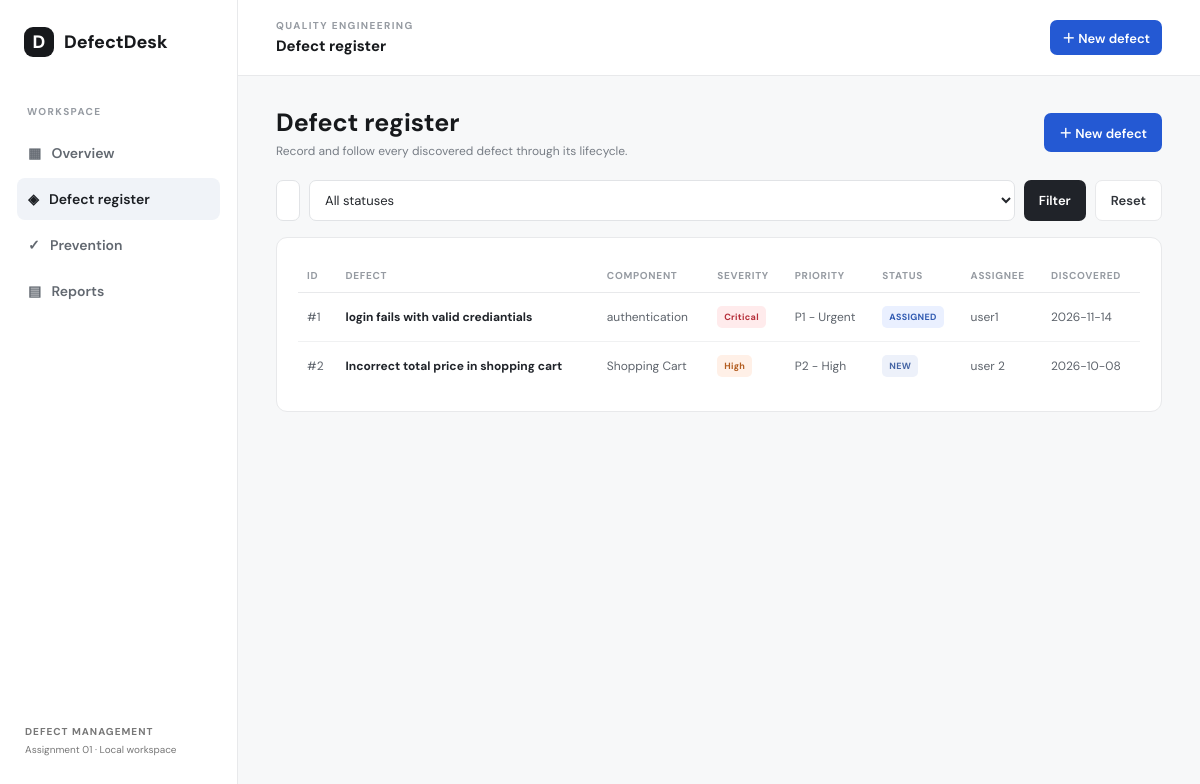
The app's page /defects with its own data.
### tables this page shows
CREATE TABLE defects (
            id INTEGER PRIMARY KEY AUTOINCREMENT,
            title TEXT NOT NULL, description TEXT NOT NULL,
            component TEXT NOT NULL, severity TEXT NOT NULL,
            priority TEXT NOT NULL, status TEXT NOT NULL DEFAULT 'NEW',
            assignee TEXT DEFAULT '', resolution TEXT DEFAULT '',
            discovered_on TEXT NOT NULL, created_at TEXT NOT NULL,
            updated_at TEXT NOT NULL
        );

### app.py (the view)
@app.route('/defects')
def defects():
    status = request.args.get('status','')
    search = request.args.get('q','').strip()
    sql = 'SELECT * FROM defects WHERE 1=1'; args=[]
    if status: sql += ' AND status=?'; args.append(status)
    if search:
        sql += ' AND (title LIKE ? OR component LIKE ? OR assignee LIKE ?)'
        args += [f'%{search}%']*3
    sql += ' ORDER BY updated_at DESC'
    with db() as con: rows=con.execute(sql,args).fetchall()
    return render_template('defects.html', defects=rows, statuses=STATUSES, selected=status, q=search)

### app.py (called while the page is built)
def db():
    con = sqlite3.connect(DB)
    con.row_factory = sqlite3.Row
    con.execute('PRAGMA foreign_keys = ON')
    return con

### templates/defects.html
{% extends 'base.html' %}{% block title %}Defect register · DefectDesk{% endblock %}{% block page_heading %}Defect register{% endblock %}{% block content %}<div class="page-intro"><div><h1>Defect register</h1><p>Record and follow every discovered defect through its lifecycle.</p></div><a class="button primary" href="{{ url_for('new_defect') }}">＋ New defect</a></div><form class="filters" method="get"><input name="q" value="{{ q }}" placeholder="Search title, component or assignee"><select name="status"><option value="">All statuses</option>{% for s in statuses %}<option {{ 'selected' if selected==s else '' }}>{{ s }}</option>{% endfor %}</select><button class="button dark">Filter</button><a class="button ghost" href="{{ url_for('defects') }}">Reset</a></form><div class="panel">{% if defects %}<div class="table-wrap"><table><thead><tr><th>ID</th><th>Defect</th><th>Component</th><th>Severity</th><th>Priority</th><th>Status</th><th>Assignee</th><th>Discovered</th></tr></thead><tbody>{% for d in defects %}<tr><td>#{{ d.id }}</td><td><a class="table-link" href="{{ url_for('defect_detail',defect_id=d.id) }}">{{ d.title }}</a></td><td>{{ d.component }}</td><td><span class="severity {{ d.severity|lower }}">{{ d.severity }}</span></td><td>{{ d.priority }}</td><td><span class="status {{ d.status|lower }}">{{ d.status }}</span></td><td>{{ d.assignee or 'Unassigned' }}</td><td>{{ d.discovered_on }}</td></tr>{% endfor %}</tbody></table></div>{% else %}<div class="empty"><b>No matching defects</b><p>Try another filter or record a new defect.</p></div>{% endif %}</div>{% endblock %}

### static/style.css (style rules this page uses)
:root { --ink:#17191c;--muted:#777d85;--line:#e8e9eb;--paper:#f7f8f9;--blue:#2459d3;--blue2:#eaf0ff;--green:#16845b;--red:#c43d45 }
* { box-sizing:border-box }
body { margin:0;background:var(--paper);color:var(--ink);font:14px 'DM Sans',Arial,sans-serif }
.button { display:inline-flex;align-items:center;justify-content:center;border:0;border-radius:7px;padding:10px 15px;text-decoration:none;font:600 13px 'DM Sans',sans-serif;cursor:pointer }
.primary { background:var(--blue);color:#fff }
.dark { background:#202329;color:#fff }
.ghost { background:#fff;border:1px solid var(--line);color:#30343a }
.stat,.panel { background:#fff;border:1px solid var(--line);border-radius:11px }
.panel { padding:21px;margin-bottom:17px }
.panel-head p,.page-intro p { color:var(--muted);font-size:12px;margin:4px 0 0 }
.table-wrap { overflow-x:auto }
table { width:100%;border-collapse:collapse;white-space:nowrap }
th { text-align:left;font-size:10px;text-transform:uppercase;letter-spacing:.7px;color:#969ba2;font-weight:700;padding:10px 9px;border-bottom:1px solid var(--line) }
td { padding:13px 9px;border-bottom:1px solid #f0f1f2;font-size:12px;color:#5e646c }
tr:last-child td { border-bottom:0 }
.table-link { color:#20242a;text-decoration:none;font-weight:700 }
.status,.severity { display:inline-block;border-radius:5px;padding:5px 7px;font-size:9px;font-weight:700;letter-spacing:.3px;background:#f0f1f3;color:#565d66 }
.status.new { background:#edf1fa;color:#4565a5 }
.status.assigned { background:#eaf0ff;color:#315bb2 }
.severity.critical { background:#ffebec;color:#b52e39 }
.severity.high { background:#fff0e7;color:#b35d20 }
.page-intro { display:flex;justify-content:space-between;align-items:center;margin-bottom:21px }
.page-intro h1 { font-size:25px;margin:0 }
.filters { display:flex;gap:9px;margin-bottom:16px }
.filters input { flex:1 }
.filters input,.filters select,input,textarea,select { font:13px 'DM Sans',sans-serif;border:1px solid #e1e3e6;border-radius:7px;padding:10px 11px;background:#fff;color:#24272c;outline:none;width:100% }

### records on screen
defects: id "1", title "login fails with valid crediantials", component "authentication", severity "Critical", priority "P1 - Urgent", status "ASSIGNED", assignee "user1", discovered_on "2026-11-14"
defects: id "2", title "Incorrect total price in shopping cart", component "Shopping Cart", severity "High", priority "P2 - High", status "NEW", assignee "user 2", discovered_on "2026-10-08"
